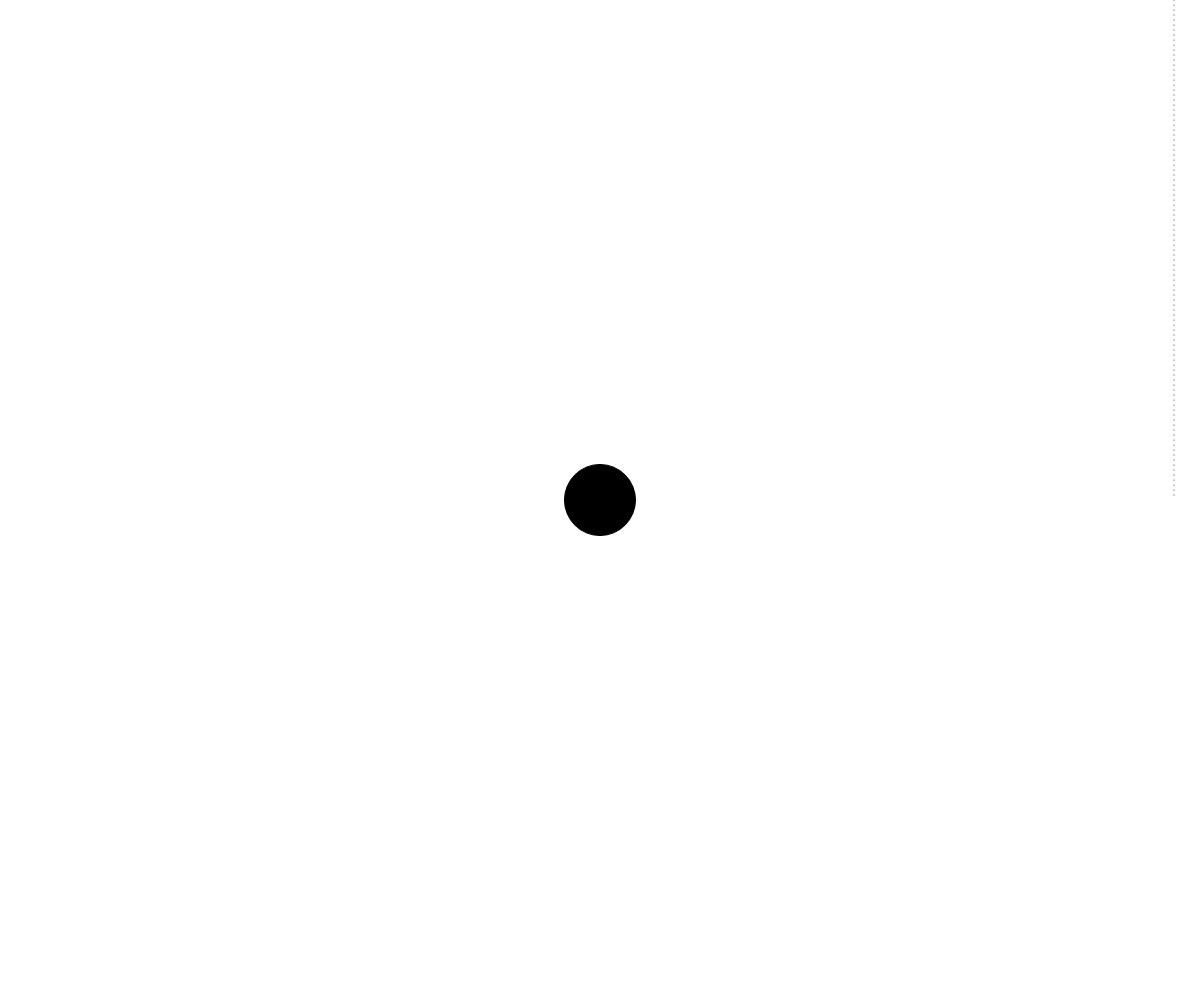
Frame 1 (no input)
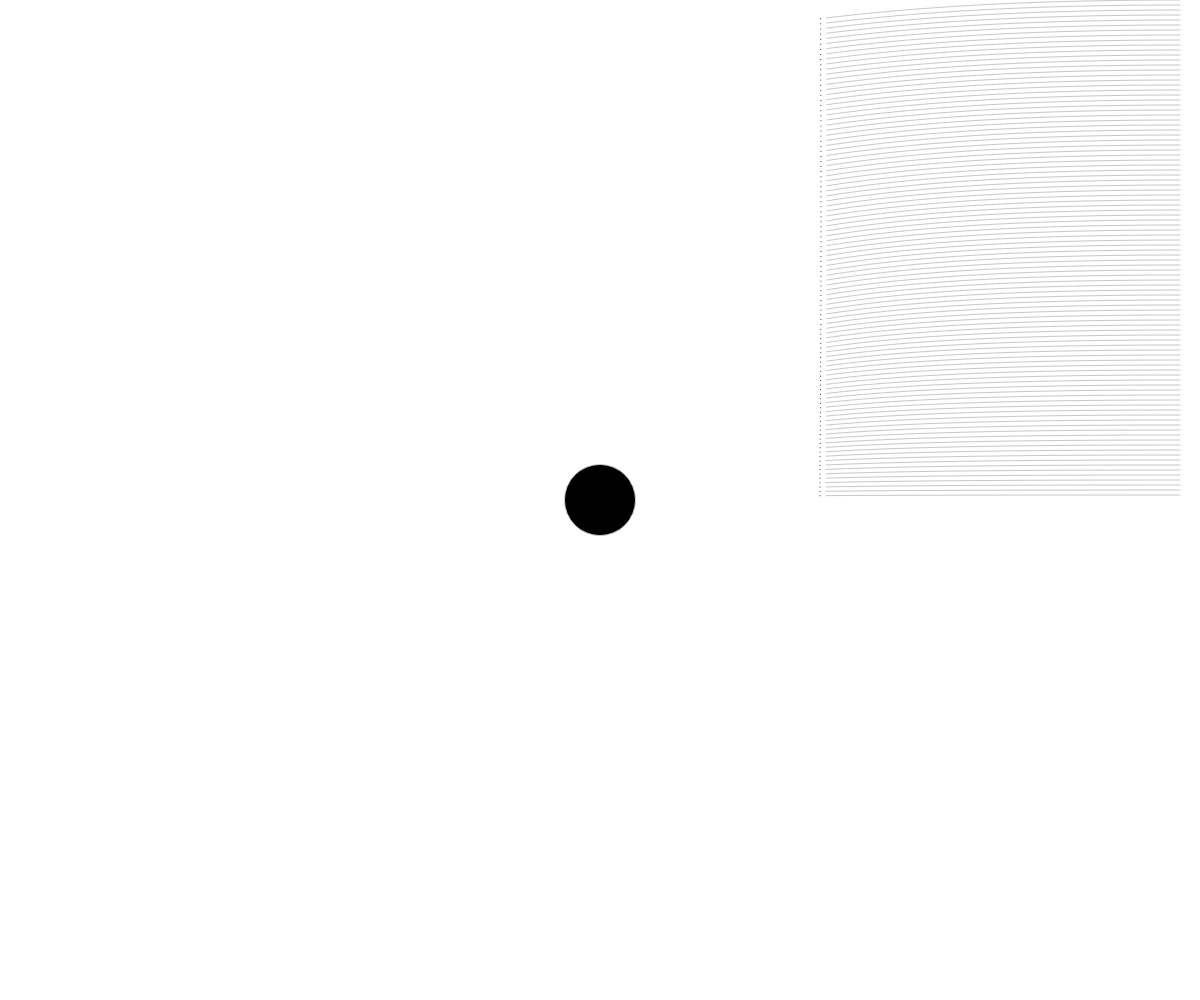
Frame 60 (no input)
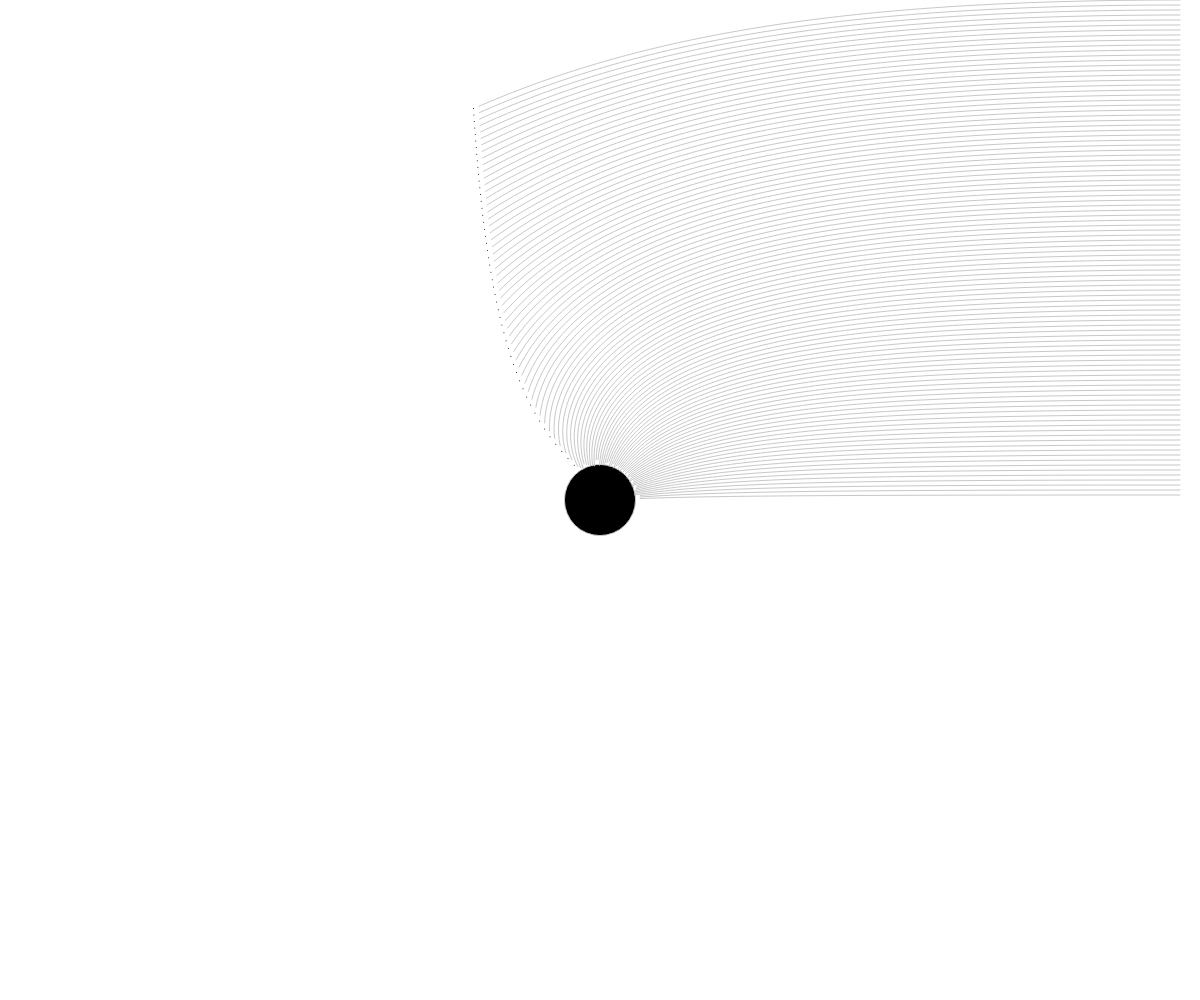
Frame 120 (the mouse pressed at the canvas centre since frame 60)

The p5.js sketch that drew these frames (run headless with seeded random() and noise() and a simulated clock; from frame 60 on, the mouse is pressed at the canvas centre):

// p5.js sketch
// ── sketch.js
const c = 60;
const G = 2;
const dt = 0.1;

let m87;
let start,end;

const particles = [];

function setup() {
  createCanvas(windowWidth, windowHeight);
  ellipseMode(RADIUS);
  m87 = new BlackHole(windowWidth/2, windowHeight/2, 32000);

  start = height/2;
  end = height/2 - m87.rs * 2.6;

  for (let y = 0; y < start; y += 5) {
    particles.push(new Photon(width - 20, y));
  }
}

function draw() {
  background(255);
  m87.show();

  stroke(0);
  strokeWeight(1);

  for (let p of particles) {
    m87.pull(p);
    p.update();
    p.show();
  }
}

// ── blackHole.js
class BlackHole {
    constructor(x, y, m) {
        this.pos = createVector(x, y);
        this.mass = m;
        this.rs = (2 * G * this.mass) / (c * c);
        console.log(this.rs);
    }

    pull(photon) {
        const force = p5.Vector.sub(this.pos, photon.pos);
        const r = force.mag();
        const fg = (G * this.mass) / (r * r);
        force.setMag(fg);
        photon.vel.add(force);
        photon.vel.setMag(c);

        if (r <= this.rs - 1) {
            photon.stop();
        }
    }

    show() {
        //noFill();
        fill(0);
        //stroke(255,255,255);
        circle(this.pos.x, this.pos.y, this.rs);

    }

}
// ── photon.js
class Photon {
    constructor(x, y) {
        this.pos = createVector(x, y);
        this.vel = createVector(-c, 0);
        this.history = [];
        this.stopped = false;
    }

    stop() {
        this.stopped = true;
    }

    update() {
        if (!this.stopped) {
            this.history.push(this.pos.copy());
            const deltaV = this.vel.copy();
            deltaV.mult(dt);
            this.pos.add(deltaV);
        }

        if (this.history.length > 1000) {
            this.history.splice(0, 1);
        }
    }

    show() {
        strokeWeight(1);
        stroke(0);
        point(this.pos.x, this.pos.y);

        strokeWeight(1);
        stroke(200);
        noFill();
        beginShape();
        for (let v of this.history) {
            vertex(v.x, v.y);
        }
        endShape();
    }
}
